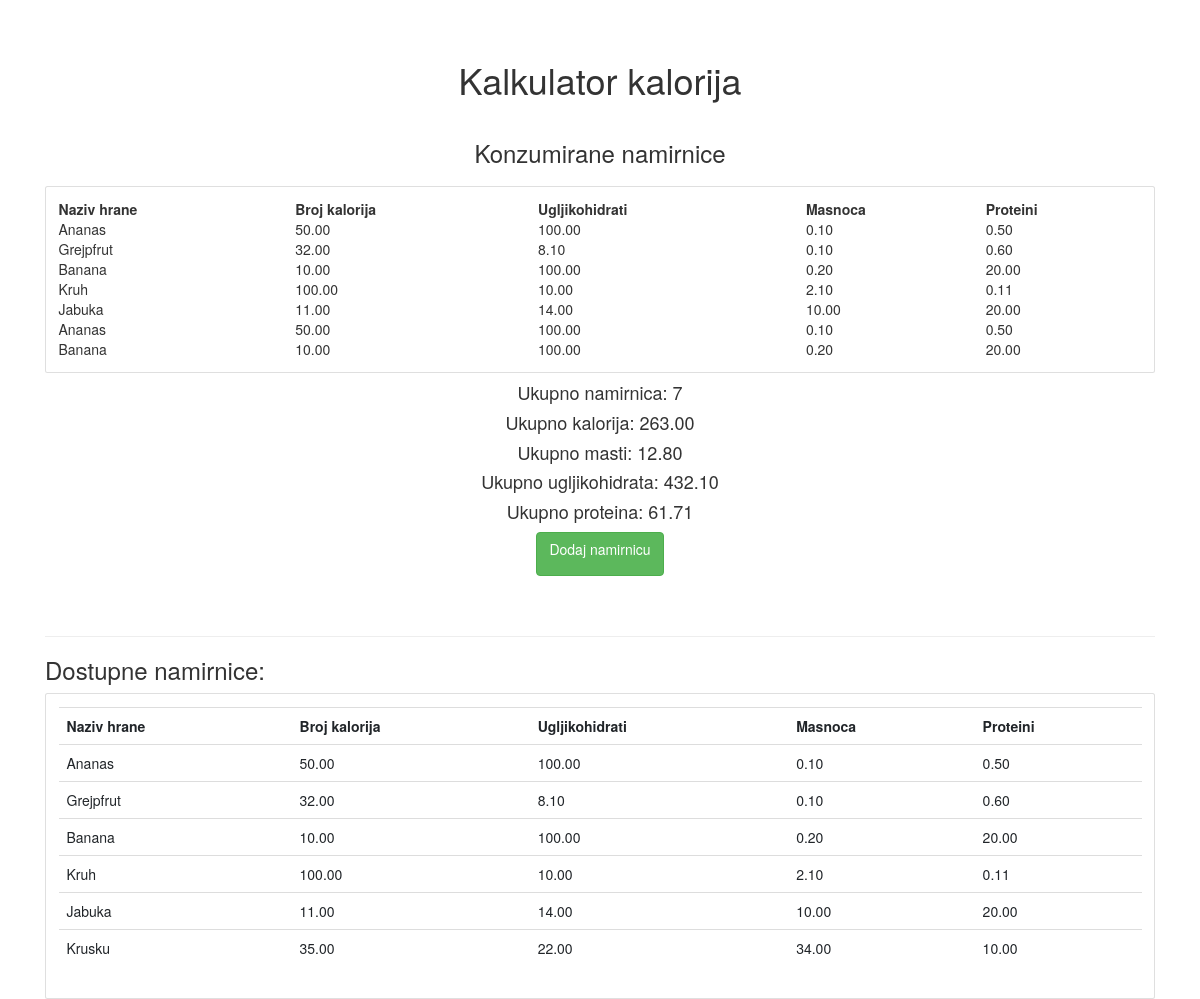
The page / on the database its author committed.
### Kalkulator/models.py (models this page shows, shortened)
class Namirnica(models.Model):
    naziv = models.CharField(max_length=200)
    ugljikohidrati = models.DecimalField(max_digits=5,decimal_places=2,default=0)
    masnoca = models.DecimalField(max_digits=5,decimal_places=2,default=0)
    proteini = models.DecimalField(max_digits=5,decimal_places=2,default=0)
    kalorije=models.DecimalField(max_digits=5,decimal_places=2,default=0,blank=True)

### Kalkulator/views.py (the view)
# urls.py: path('',views.home,name='home'),
def home(request):
    listaSvihNamirnica=Namirnica.objects.filter()
    myfilter = filterNamirnicaDB(request.GET,queryset=listaSvihNamirnica)
    listaSvihNamirnica=myfilter.qs
    total=RelacijaTablaNamirnica.objects.all()
    myfooditems=total.filter(tablica=1)
    print(myfooditems)
    ukupanBrojNamirnica = myfooditems.count()
    querysetFood=[]
    for food in myfooditems:
        querysetFood.append(food.namirnica.all())
    trenutnaListaNamirnica=[]
    for items in querysetFood:
        for food_items in items:
            trenutnaListaNamirnica.append(food_items)
    ukupnoKalorija = 0
    ukupnoUgljikohidrata = 0
    ukupnoMasnoce = 0
    ukupnoProteina = 0
    for foods in trenutnaListaNamirnica:
        ukupnoKalorija += foods.kalorije
        ukupnoUgljikohidrata += foods.ugljikohidrati
        ukupnoMasnoce += foods.masnoca
        ukupnoProteina += foods.proteini
    context={'ukupnoProteina':ukupnoProteina, 'ukupnoMasnoce':ukupnoMasnoce, 'ukupnoUgljikohidrata':ukupnoUgljikohidrata,'ukupnoKalorija':ukupnoKalorija,'ukupanBrojNamirnica':ukupanBrojNamirnica,'trenutnaListaNamirnica':trenutnaListaNamirnica,'listaSvihNamirnica':listaSvihNamirnica}
    return render(request,'kalkulator.html',context)

### Kalkulator/templates/kalkulator.html (shortened to what this page needs)
{% load static %}
<!DOCTYPE html>
<html lang="en">
<head>
    <link rel="stylesheet" href="https://stackpath.bootstrapcdn.com/bootstrap/4.5.0/css/bootstrap.min.css"0>
    <link rel="stylesheet" href="{% static 'css/main.css' %}">
    <link rel="stylesheet" href="https://maxcdn.bootstrapcdn.com/bootstrap/3.3.7/css/bootstrap.min.css">
</head>
<body>
    <br>
    <br>
    <div class="container">
    {% block content %}
<div class="today">
	<center><h1>Kalkulator kalorija</h1></center>
	<div class="flex-box-row">
		<h3>Konzumirane namirnice</h3>
	</div>
    <div class="card card-body">
        <table>
            <tr>
                <th>Naziv hrane</th>
                <th>Broj kalorija</th>
                <th>Ugljikohidrati</th>
                <th>Masnoca</th>
                <th>Proteini</th>
            </tr>
            {% for food in trenutnaListaNamirnica %}
            <tr>
                <td>{{food.naziv}}</td>
                <td> {{food.kalorije}}</td>
                <td> {{food.ugljikohidrati}}</td>
                <td> {{food.masnoca}}</td>
				<td> {{food.proteini}}</td>
			</tr>
            {% endfor %}
        </table>
	</div>
	<center>
	<h4>Ukupno namirnica: {{ukupanBrojNamirnica}}</h4>
	<h4>Ukupno kalorija: {{ukupnoKalorija}}</h4>
	<h4>Ukupno masti: {{ukupnoMasnoce}}</h4>
	<h4>Ukupno ugljikohidrata: {{ukupnoUgljikohidrata}}</h4>
	<h4>Ukupno proteina: {{ukupnoProteina}}</h4>
	<form action="{% url 'dodajNamirnicu' %}" method="POST">
		<button type="submit" class="btn btn-success">
			<p>Dodaj namirnicu</p>
		</button>
	</form>
</center>
</div>
<br>
<br>
<hr>
<h3>Dostupne namirnice:</h3>
<div class="row">
	<div class="col-md">
		<div class="card card-body">
			<table class="table table-sm">
				<tr>
					<th>Naziv hrane</th>
					<th>Broj kalorija</th>
					<th>Ugljikohidrati</th>
					<th>Masnoca</th>
					<th>Proteini</th>
				</tr>
				{% for namirnica in listaSvihNamirnica %}
				<tr>
					<td>{{namirnica.naziv}}</td>
					<td> {{namirnica.kalorije}}</td>
					<td> {{namirnica.ugljikohidrati}}</td>
					<td> {{namirnica.masnoca}}</td>
					<td> {{namirnica.proteini}}</td>
					</tr>
				{% endfor %}
			</table>
		</div>
	</div>
</div>
    {% endblock %}
    </div>
</body>
</html>

### static/css/main.css (style rules this page uses)
.flex-box-row { display:flex; padding : 10px; flex-wrap: wrap; justify-content: space-around; }

### rows shown on the page
Namirnica: naziv "Ananas", kalorije "50.00", ugljikohidrati "100.00", masnoca "0.10", proteini "0.50"
Namirnica: naziv "Grejpfrut", kalorije "32.00", ugljikohidrati "8.10", masnoca "0.10", proteini "0.60"
Namirnica: naziv "Banana", kalorije "10.00", ugljikohidrati "100.00", masnoca "0.20", proteini "20.00"
Namirnica: naziv "Kruh", kalorije "100.00", ugljikohidrati "10.00", masnoca "2.10", proteini "0.11"
Namirnica: naziv "Jabuka", kalorije "11.00", ugljikohidrati "14.00", masnoca "10.00", proteini "20.00"
Namirnica: naziv "Krusku", kalorije "35.00", ugljikohidrati "22.00", masnoca "34.00", proteini "10.00"

### other values the page prints
{{ ukupanBrojNamirnica }} "7"
{{ ukupnoKalorija }} "263.00"
{{ ukupnoMasnoce }} "12.80"
{{ ukupnoUgljikohidrata }} "432.10"
{{ ukupnoProteina }} "61.71"
